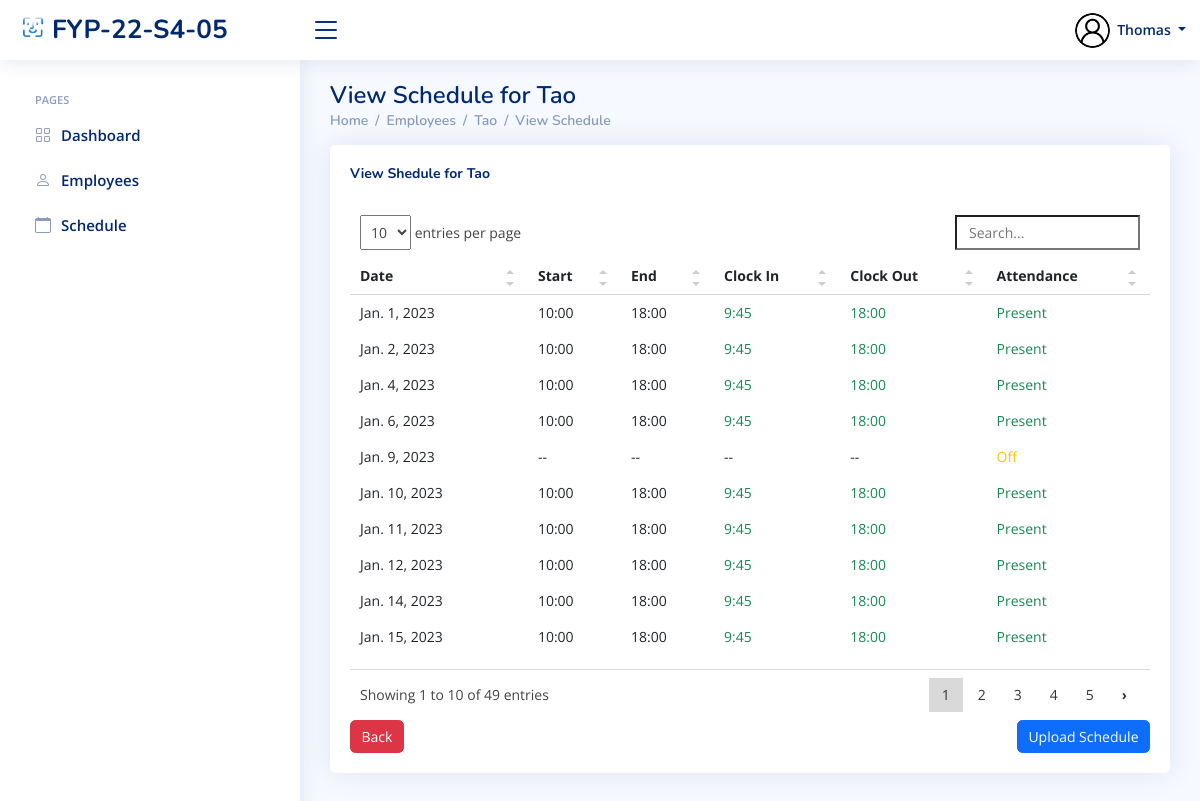
The page /HR/Employee/Schedule/100003/ (signed in) on the database its author committed.
### index/models.py (models this page shows, shortened)
class Employee(models.Model):
	Employee_ID = models.IntegerField(primary_key=True)
	Full_Name = models.CharField(max_length=100)
	Job_Title = models.CharField(max_length=100)
	Phone_Number = models.CharField(max_length=100)
	salt = models.CharField(max_length=50, null=True)
	Email_Address = models.EmailField()
	Role = models.ForeignKey(Role, on_delete=models.CASCADE)
	Profile_Image = models.ImageField(null=True,blank=True, upload_to='profile_pics/')
	Password = models.CharField(max_length=256)
	Start_Date = models.DateField(auto_now_add=True)

class WorkSchedule(models.Model):
	WorkSchedule_id = models.BigAutoField(primary_key=True)
	Employee = models.ForeignKey(Employee,on_delete=models.CASCADE)
	InTime = models.TimeField(max_length=256, null=True, blank=True)
	OutTime = models.TimeField(max_length=256, null=True, blank=True)
	Mark = models.CharField(max_length=256,null=True)
	StartDate = models.DateField()
	StartTime = models.TimeField(null=True)
	EndTime = models.TimeField(null=True)
	class Meta:
		db_table = 'WorkSchedule'

### index/views/HR.py (the view)
# urls.py: path('HR/Employee/Schedule/<int:Editempid>/', HR.Employee_View_Schedule, name='EmployeeSchedule'),
def Employee_View_Schedule(request, Editempid):
    if 'Employee_ID' in request.session:
        Title = 'Employee Attendance Page'
        currentEmployee = Employee.objects.get(Employee_ID=request.session['Employee_ID'])
        Emp = Employee.objects.get(Employee_ID=Editempid)
        Emp_Atten = WorkSchedule.objects.filter(Employee_id=Editempid).order_by('StartDate')[:60]
        context = {
            'Employee_ID': currentEmployee.Employee_ID,
            'Job_Title': currentEmployee.Job_Title,
            'PFP': currentEmployee.Profile_Image.url,
            'Full_Name': currentEmployee.Full_Name,
            "Emp_id": Emp.Employee_ID,
            'Name': Emp.Full_Name,
            'AttenData': Emp_Atten,
            'title': Title,
        }
        return render(request, 'HR/employees-view-schedule.html', context)

### templates/HR/employees-view-schedule.html (shortened to what this page needs)
{% extends "index/base.html" %}
{% load static %}
{% block content %}
{% include 'HR/HR_base.html'%}
  <main id="main" class="main">
    <div class="pagetitle">
      <h1>View Schedule for {{ Name }}</h1>
      <nav>
        <ol class="breadcrumb">
          <li class="breadcrumb-item"><a href="{% url 'HR_home' %}">Home</a></li>
          <li class="breadcrumb-item "><a href="{% url 'EmployeesPage' %}">Employees</a></li>
          <li class="breadcrumb-item"><a href="{% url 'EmployeesProfile' Emp_id %}">{{ Name }}</a></li>
            <li class="breadcrumb-item active"><a href="{% url 'EmployeeSchedule' Emp_id %}">View Schedule</a></li>
        </ol>
      </nav>
    </div>
    <section class="section">
      <div class="row">
        <div class="col-lg-12">
          <div class="card recent-sales overflow-auto">
            <div class="card-body">
              <div class="col-lg-12 align-items-center justify-content-center card-title">
                <h5 class="float-start"><b>View Shedule for {{ Name }}</b></h5>
                <br>
              </div>
              <table class="table table-borderless  table-hover  datatable">
                <thead>
                  <tr>
                    <th scope="col">Date</th>
                    <th scope="col">Start</th>
                    <th scope="col">End</th>
                    <th scope="col">Clock In</th>
                    <th scope="col">Clock Out</th>
                    <th scope="col">Attendance</th>
                  </tr>
                </thead>
                <tbody id="bodyitem">
                  {% for Atten in AttenData %}
                       <tr onclick="document.location ='{% url 'EmployeeStatus' Emp_id Atten.WorkSchedule_id %}'">
                    <td>{{ Atten.StartDate }}</td>
                    {% if Atten.StartTime is None %}
                    <td >--</td>
                    {% else %}
                    <td>{{ Atten.StartTime|date:"G:i" }}</td>
                    {% endif %}
                    {% if Atten.EndTime is None %}
                    <td>--</td>
                    {% else %}
                    <td>{{ Atten.EndTime|date:"G:i" }}</td>
                    {% endif %}
                    {% if Atten.InTime is None %}
                      <td>--</td>
                    {% else %}
                      {% if Atten.Mark in 'Present' %}
                      <td class="text-success">{{ Atten.InTime|date:"G:i" }}</td>
                      {% elif Atten.Mark in 'Late' %}
                      <td class="text-danger">{{ Atten.InTime |date:"G:i"}}</td>
                      {% elif Atten.Mark in 'Leave early' %}
                      <td class="text-success">{{ Atten.InTime|date:"G:i" }}</td>
                      {% elif Atten.Mark in 'Pending' %}
                      <td class="text-warning">{{ Atten.InTime|date:"G:i" }}</td>
                      {% elif Atten.Mark in 'Off' %}
                      <td class="text-warning">{{ Atten.InTime|date:"G:i" }}</td>
                      {% elif Atten.Mark in 'MC' %}
                      <td class="text-warning">{{ Atten.InTime|date:"G:i" }}</td>
                      {% else %}
                      <td class="text-danger">{{ Atten.InTime|date:"G:i" }}</td>
                      {% endif %}
                    {% endif %}
                    {% if Atten.OutTime is None %}
                      <td >--</td>
                    {% else %}
                      {% if Atten.Mark in 'Present' %}
                      <td class="text-success">{{ Atten.OutTime|date:"G:i" }}</td>
                      {% elif Atten.Mark in 'Late' %}
                      <td class="text-success">{{ Atten.OutTime|date:"G:i" }}</td>
                      {% elif Atten.Mark in 'Leave early' %}
                      <td class="text-danger">{{ Atten.OutTime |date:"G:i"}}</td>
                      {% elif Atten.Mark in 'Pending' %}
                      <td class="text-warning">{{ Atten.OutTime|date:"G:i" }}</td>
                      {% elif Atten.Mark in 'Off' %}
                      <td class="text-warning">{{ Atten.OutTime|date:"G:i" }}</td>
                      {% elif Atten.Mark in 'MC' %}
                      <td class="text-warning">{{ Atten.OutTime|date:"G:i" }}</td>
                      {% else %}
                      <td class="text-danger">{{ Atten.OutTime|date:"G:i" }}</td>
                      {% endif %}
                    {% endif %}
                    {% if Atten.Mark in 'Present' %}
                      <td class="text-success">{{ Atten.Mark }}</td>
                      {% elif Atten.Mark in 'Late' %}
                      <td class="text-danger">{{ Atten.Mark }}</td>
                      {% elif Atten.Mark in 'Leave early' %}
                      <td class="text-danger">{{ Atten.Mark }}</td>
                      {% elif Atten.Mark in 'Pending' %}
                      <td class="text-warning">{{ Atten.Mark }}</td>
                      {% elif Atten.Mark in 'Off' %}
                      <td class="text-warning">{{ Atten.Mark }}</td>
                      {% elif Atten.Mark in 'MC' %}
                      <td class="text-warning">{{ Atten.Mark}}</td>
                      {% else %}
                      <td class="text-danger">{{ Atten.Mark }}</td>
                      {% endif %}
                  </tr>
                  {% endfor %}
                </tbody>
              </table>
              <a href="{% url 'EmployeesProfile' Emp_id %}" class="btn btn-danger">Back</a>
                <a href="{% url 'UpdateEmpSchedule' Emp_id %}" class="btn btn-primary float-end">Upload Schedule</a>
            </div>
          </div>
        </div>
      </div>
    </section>
  </main>
{% endblock content %}

### templates/HR/HR_base.html (shortened to what this page needs)
{% load static %}
  <header id="header" class="header fixed-top d-flex align-items-center">
    <div class="d-flex align-items-center justify-content-between">
      <a href="{% url 'HR_home' %}" class="logo d-flex align-items-center">
        <img src="{% static 'assets/img/logo.png' %}" alt="">
        <span class="d-none d-lg-block">FYP-22-S4-05</span>
      </a>
      <i class="bi bi-list toggle-sidebar-btn"></i>
    </div>
    <nav class="header-nav ms-auto">
      <ul class="d-flex align-items-center">
        <li class="nav-item dropdown pe-3">
          <a class="nav-link nav-profile d-flex align-items-center pe-0" href="{% url 'HR_Profile' %}" data-bs-toggle="dropdown">
            <img src="{{ PFP }}" alt="" class="rounded-circle" height="35" width="35">
            <span class="d-none d-md-block dropdown-toggle ps-2">{{ Full_Name }}</span>
          </a>
        </li>
      </ul>
    </nav>
  </header>
  <aside id="sidebar" class="sidebar">
    <ul class="sidebar-nav" id="sidebar-nav">
      <li class="nav-heading">Pages</li>
      <li class="nav-item">
        <a class="nav-link collapsed" href="{%  url 'HR_home' %}">
          <i class="bi bi-grid"></i>
          <span>Dashboard</span>
        </a>
      </li>
      <li class="nav-item">
        <a class="nav-link collapsed" href="{% url 'EmployeesPage' %}">
          <i class="bi bi-person"></i>
          <span>Employees</span>
        </a>
      </li>
      <li class="nav-item">
        <a class="nav-link collapsed" href="{% url 'View_Schedule' %}">
          <i class="bi bi-calendar"></i>
          <span>Schedule</span>
        </a>
      </li>
  </aside>

### static/assets/css/style.css (style rules this page uses)
:root { scroll-behavior: smooth; }
body { font-family: "Open Sans", sans-serif; background: #f6f9ff; color: #444444; }
a { color: #4154f1; text-decoration: none; }
h1, h2, h3, h4, h5, h6 { font-family: "Nunito", sans-serif; }
#main { margin-top: 60px; padding: 20px 30px; transition: all 0.3s; }
.pagetitle { margin-bottom: 10px; }
.pagetitle h1 { font-size: 24px; margin-bottom: 0; font-weight: 600; color: #012970; }
.card { margin-bottom: 30px; border: none; border-radius: 5px; box-shadow: 0px 0 30px rgba(1, 41, 112, 0.1); }
.card-title { padding: 20px 0 15px 0; font-size: 18px; font-weight: 500; color: #012970; font-family: "Poppins", sans-serif; }
.card-body { padding: 0 20px 20px 20px; }
.breadcrumb { font-size: 14px; font-family: "Nunito", sans-serif; color: #899bbd; font-weight: 600; }
.breadcrumb a { color: #899bbd; transition: 0.3s; }
.breadcrumb .breadcrumb-item::before { color: #899bbd; }
.breadcrumb .active { color: #51678f; font-weight: 600; }
.logo { line-height: 1; }
@media (min-width: 1200px) { .logo { width: 280px; } }
.logo img { max-height: 26px; margin-right: 6px; }
.logo span { font-size: 26px; font-weight: 700; color: #012970; font-family: "Nunito", sans-serif; }
.header { transition: all 0.5s; z-index: 997; height: 60px; box-shadow: 0px 2px 20px rgba(1, 41, 112, 0.1); background-color: #fff; padding-left: 20px; }
.header .toggle-sidebar-btn { font-size: 32px; padding-left: 10px; cursor: pointer; color: #012970; }
.header-nav ul { list-style: none; }
.header-nav>ul { margin: 0; padding: 0; }
.header-nav .nav-profile { color: #012970; }
.header-nav .nav-profile img { max-height: 36px; }
.header-nav .nav-profile span { font-size: 14px; font-weight: 600; }
.sidebar { position: fixed; top: 60px; left: 0; bottom: 0; width: 300px; z-index: 996; transition: all 0.3s; padding: 20px; overflow-y: auto; scrollbar-width: thin; scrollbar-color: #aab7cf transparent; box-shadow: 0px 0px 20px rgba(1, 41, 112, 0.1); background-color: #fff; }
@media (min-width: 1200px) { #main, #footer { margin-left: 300px; } }
.sidebar-nav { padding: 0; margin: 0; list-style: none; }
.sidebar-nav li { padding: 0; margin: 0; list-style: none; }
.sidebar-nav .nav-item { margin-bottom: 5px; }
.sidebar-nav .nav-heading { font-size: 11px; text-transform: uppercase; color: #899bbd; font-weight: 600; margin: 10px 0 5px 15px; }
.sidebar-nav .nav-link { display: flex; align-items: center; font-size: 15px; font-weight: 600; color: #4154f1; transition: 0.3; background: #f6f9ff; padding: 10px 15px; border-radius: 4px; }
.sidebar-nav .nav-link i { font-size: 16px; margin-right: 10px; color: #4154f1; }
.sidebar-nav .nav-link.collapsed { color: #012970; background: #fff; }
.sidebar-nav .nav-link.collapsed i { color: #899bbd; }

### rows shown on the page
Employee: Full_Name "Thomas"
Employee: Full_Name "Tao"
WorkSchedule: StartDate "Jan. 1, 2023", StartTime "10:00", EndTime "18:00", InTime "9:45", OutTime "18:00", Mark "Present"
WorkSchedule: StartDate "Jan. 2, 2023", StartTime "10:00", EndTime "18:00", InTime "9:45", OutTime "18:00", Mark "Present"
WorkSchedule: StartDate "Jan. 4, 2023", StartTime "10:00", EndTime "18:00", InTime "9:45", OutTime "18:00", Mark "Present"
WorkSchedule: StartDate "Jan. 6, 2023", StartTime "10:00", EndTime "18:00", InTime "9:45", OutTime "18:00", Mark "Present"
WorkSchedule: StartDate "Jan. 9, 2023", Mark "Off"
WorkSchedule: StartDate "Jan. 10, 2023", StartTime "10:00", EndTime "18:00", InTime "9:45", OutTime "18:00", Mark "Present"
WorkSchedule: StartDate "Jan. 11, 2023", StartTime "10:00", EndTime "18:00", InTime "9:45", OutTime "18:00", Mark "Present"
WorkSchedule: StartDate "Jan. 12, 2023", StartTime "10:00", EndTime "18:00", InTime "9:45", OutTime "18:00", Mark "Present"
WorkSchedule: StartDate "Jan. 14, 2023", StartTime "10:00", EndTime "18:00", InTime "9:45", OutTime "18:00", Mark "Present"
WorkSchedule: StartDate "Jan. 15, 2023", StartTime "10:00", EndTime "18:00", InTime "9:45", OutTime "18:00", Mark "Present"
